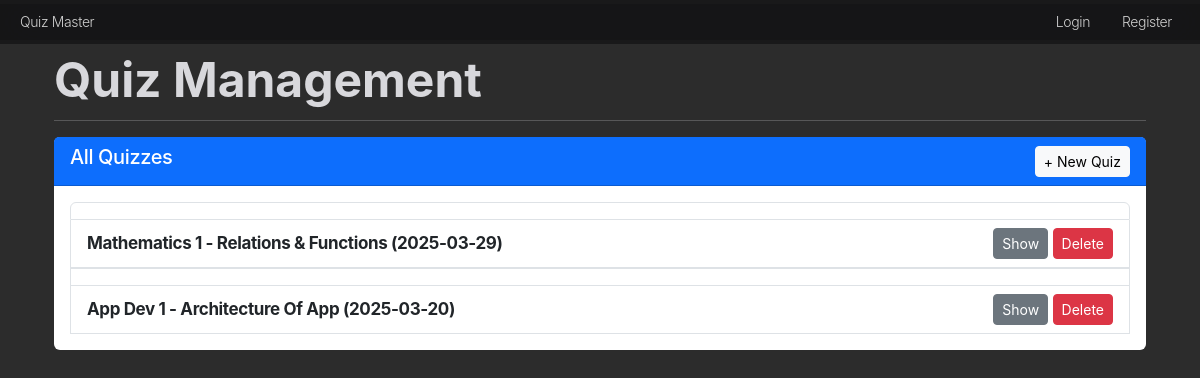
Page /admin/quiz on the earlier database version.
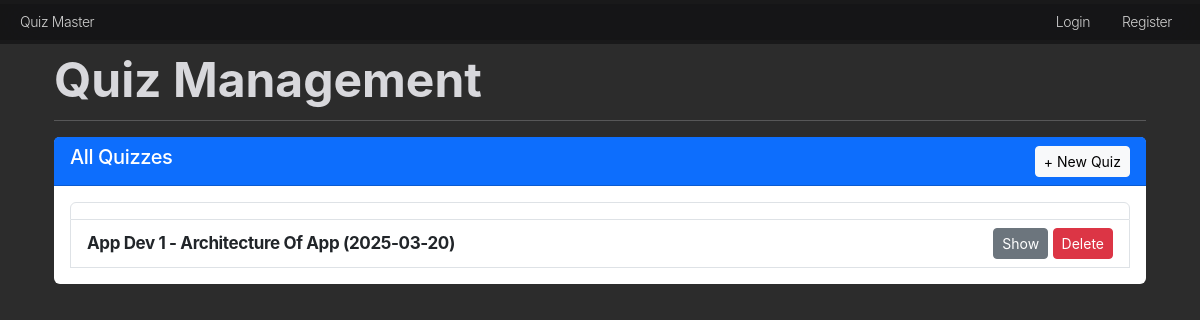
Same page on the later database version.
### models.py (models this page shows, shortened)
class Quiz(db.Model):
    id = db.Column(db.Integer, primary_key=True)
    chapter_id = db.Column(db.Integer, db.ForeignKey('chapter.id'), nullable=False)
    date_of_quiz = db.Column(db.Date, nullable=False, default=datetime.utcnow)
    time_duration = db.Column(db.String(5), nullable=False)  # Format HH:MM
    remarks = db.Column(db.Text, nullable=True)
    chapter = db.relationship('Chapter', backref=db.backref('quizzes', lazy=True))

class Subject(db.Model):
    id = db.Column(db.Integer, primary_key=True)
    name = db.Column(db.String(100), unique=True, nullable=False)
    description = db.Column(db.Text, nullable=True)

class Chapter(db.Model):
    id = db.Column(db.Integer, primary_key=True)
    name = db.Column(db.String(100), nullable=False)
    description = db.Column(db.Text, nullable=True)
    subject_id = db.Column(db.Integer, db.ForeignKey('subject.id'), nullable=False)
    subject = db.relationship('Subject', backref=db.backref('chapters', lazy=True))

### routes.py (the view)
@main.route('/admin/quiz')
def quiz_management():
    current_user = get_current_user()
    quizzes = Quiz.query.all()
    subjects = Subject.query.all()
    chapters = Chapter.query.all()
    today_date = datetime.today().date()
    return render_template('quiz.html',current_user=current_user, quizzes=quizzes, chapters=chapters, subjects = subjects, today=today_date)

### routes.py (called while the page is built)
def get_current_user():
    if 'user_id' in session:
        return User.query.get(session['user_id'])
    return None

### templates/quiz.html (shortened to what this page needs)
{% extends "base.html" %}
{% block content %}
<div class="container">
    <h2 class="mt-4">Quiz Management</h2>
    <hr>
    <div class="card mb-4">
        <div class="card-header bg-primary text-white d-flex justify-content-between align-items-center">
            <h5>All Quizzes</h5>
            <button class="btn btn-light btn-sm" onclick="openQuizModal()">+ New Quiz</button>
        </div>
        <div class="card-body">
            {% if quizzes %}
            <ul class="list-group">
                {% for quiz in quizzes %}
                    <li class="list-group-item">
                        <li class="list-group-item d-flex justify-content-between align-items-center">
                            <div>
                                <strong>{{ quiz.chapter.subject.name }} - {{ quiz.chapter.name }} ({{ quiz.date_of_quiz }})</strong>
                            </div>
                            <div>
                                <button class="btn btn-sm btn-secondary" onclick="toggleQuestions('{{ quiz.id }}')">Show</button>
                                <button class="btn btn-danger btn-sm" onclick="deleteQuiz({{ quiz.id }})">Delete</button>
                            </div>
                        </li>
                    </li>
                {% endfor %}
            </ul>
            {% else %}
                <p>No quizzes available.</p>
            {% endif %}
        </div>
    </div>
</div>
{% endblock %}

### templates/base.html (shortened to what this page needs)
<!DOCTYPE html>
<html lang="en">
<head>
    <link href="https://cdn.jsdelivr.net/npm/bootstrap@5.3.0/dist/css/bootstrap.min.css" rel="stylesheet">
    <link href="{{ url_for('static', filename='style.css') }}" rel="stylesheet">
</head>
<body>
    <nav class="nav navbar navbar-expand-lg">
        <div class="container-fluid">
            <a class="navbar-brand" href="{{ url_for('main.home') }}">Quiz Master</a>
            <ul class="navbar-nav ms-auto">
                {% if 'user_id' in session %}
                    <li class="nav-item"><a class="nav-link" href="{{ url_for('auth.logout') }}">Logout</a></li>
                {% else %}
                    <li class="nav-item"><a class="nav-link" href="{{ url_for('auth.login') }}">Login</a></li>
                    <li class="nav-item"><a class="nav-link" href="{{ url_for('auth.register') }}">Register</a></li>
                {% endif %}
            </ul>
        </div>
    </nav>
    <div class="container">
        {% block content %}{% endblock %}
    </div>
</body>
</html>

### static/style.css (style rules this page uses)
:root { --nav-bg: rgb(22,22,23,0.8); --white: #f5f5f7; --bg: #f5f5f8; --dark-bg: #2c2c2c; --dark-box: #1c1c1c; --beinge-white: rgb(216,216,220); --gray: rgb(99,99,102) ; --blue: #0071e3; --orange: #bf4800; --red: rgb(215,0,21); --success: rgb(48,219,91); --yellow: rgb(255,214,10); --nav-color: rgba(255, 255, 255, .8); --nav-color-secondary: #E8E8ED; --nav-color-hover: #FFFFFF; --main-white: #ffffff; }
body { background-color: var(--dark-bg); font-size: 17px; line-height: 1.47059; font-weight: 400; letter-spacing: -0.022em; font-family: "SF Pro Text", "SF Pro Icons", "AOS Icons", "Helvetica Neue", Helvetica, Arial, sans-serif; color: var(--beinge-white); font-style: normal; overflow: hidden; overflow-y: auto; }
button { background-color: #007aff; color: #ffffff; border: none; border-radius: 12px; padding: 10px 20px; font-size: 16px; cursor: pointer; transition: all 0.2s ease-in-out; }
.nav { margin: 0; padding: 0; top: 0; height: 44px; width: 100%; background-color: var(--nav-bg); backdrop-filter: saturate(180%) blur(20px); position: fixed; z-index: 10; display: flex; align-items: center; }
.container-fluid { width: 100%; background-color: var(--nav-bg); backdrop-filter: saturate(180%) blur(20px); z-index: 10; }
.nav a { color: var(--nav-color); font-size: 14px; font-weight: 300; text-decoration: none; padding: 0; margin: 8px; border-radius: 6px; font-family: SF Pro Text, SF Pro Icons, Helvetica Neue, Helvetica, Arial, sans-serif; }
.container { margin-top: 56px; }
.container-fluid { bac }
.card { border: none; }
h2 { font-size: 48px; line-height: 1; font-weight: 700; letter-spacing: -0.00043em; }

Differences in the rows shown:
removed Quiz: chapter.subject.name "Mathematics 1", chapter.name "Relations & Functions", date_of_quiz "2025-03-29"
